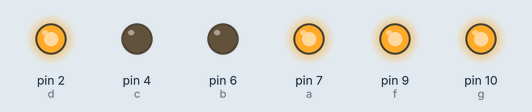
Simulated run of this sketch. Board: Arduino Uno, built with avr-gcc and run on an emulated ATmega328P. On the bench: output pins drawn as LEDs (lit = HIGH). Pins used as bus, display or sensor lines are not drawn.

Above: at 0.2 s.
At 1.2 s:
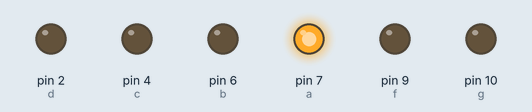
At 2.5 s:
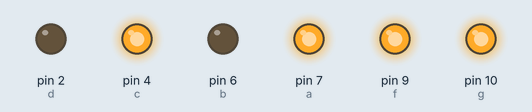
At 3.5 s:
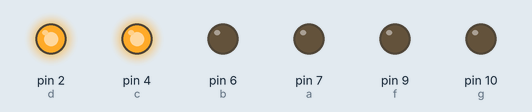
At 4.5 s:
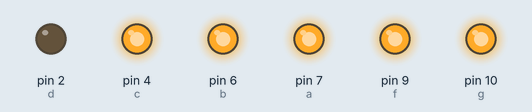
At 8.0 s:
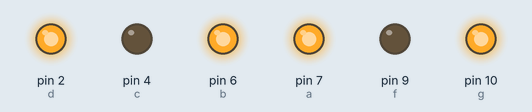
Timing chart, 0 to 11.7 s (numbered marks = the images above):
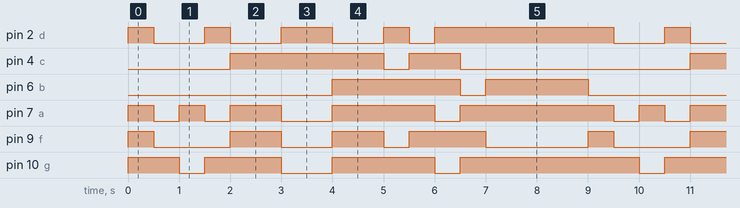

Measured:
- by itself, pin 2 (d): repeats every 9.0 s: LOW 1.0 s, HIGH 0.50 s, LOW 1.0 s, HIGH 1.0 s, LOW 1.0 s, HIGH 0.50 s, LOW 0.50 s, HIGH 3.5 s
- by itself, pin 4 (c): repeats every 9.0 s: LOW 0.50 s, HIGH 1.0 s, LOW 4.5 s, HIGH 3.0 s
- by itself, pin 6 (b): repeats every 9.0 s: LOW 0.50 s, HIGH 2.0 s, LOW 4.0 s, HIGH 2.5 s
- by itself, pin 7 (a): repeats every 9.0 s: LOW 0.50 s, HIGH 0.50 s, LOW 0.50 s, HIGH 1.0 s, LOW 1.0 s, HIGH 2.0 s, LOW 0.50 s, HIGH 3.0 s
- by itself, pin 9 (f): repeats every 9.0 s: LOW 1.5 s, HIGH 1.0 s, LOW 1.0 s, HIGH 1.0 s, LOW 0.50 s, HIGH 1.5 s, LOW 2.0 s, HIGH 0.50 s
- by itself, pin 10 (g): repeats every 9.0 s: LOW 0.50 s, HIGH 1.5 s, LOW 1.0 s, HIGH 2.0 s, LOW 0.50 s, HIGH 3.5 s

The sketch:

FullName.ino
```cpp
const int a = 7;
const int b = 6;
const int c = 4;
const int d = 2;
const int e = 1;
const int f = 9;
const int g = 10;
const int decimal = 5;

void setup()
{
Serial.begin(9600);
pinMode(a,OUTPUT);
pinMode(b,OUTPUT);
pinMode(c,OUTPUT);
pinMode(d,OUTPUT);
pinMode(e,OUTPUT);
pinMode(f,OUTPUT);
pinMode(g,OUTPUT);
pinMode(decimal,OUTPUT);
}

void loop()
{
digitalWrite(a,HIGH);
digitalWrite(b,HIGH);
digitalWrite(c,HIGH);
digitalWrite(d,HIGH);
digitalWrite(e,HIGH);
digitalWrite(f,HIGH);
digitalWrite(g,HIGH);
digitalWrite(decimal,HIGH);

// E
digitalWrite(a,HIGH);
digitalWrite(b,LOW);
digitalWrite(c,LOW);
digitalWrite(d,HIGH);
digitalWrite(e,HIGH);
digitalWrite(f,HIGH);
digitalWrite(g,HIGH);
digitalWrite(decimal,LOW);
delay(500);

// R
digitalWrite(a,LOW);
digitalWrite(b,LOW);
digitalWrite(c,LOW);
digitalWrite(d,LOW);
digitalWrite(e,HIGH);
digitalWrite(f,LOW);
digitalWrite(g,HIGH);
digitalWrite(decimal,LOW);
delay(500);

// I
digitalWrite(a,HIGH);
digitalWrite(b,LOW);
digitalWrite(c,LOW);
digitalWrite(d,LOW);
digitalWrite(e,HIGH);
digitalWrite(f,LOW);
digitalWrite(g,LOW);
digitalWrite(decimal,LOW);
delay(500);

// C
digitalWrite(a,LOW);
digitalWrite(b,LOW);
digitalWrite(c,LOW);
digitalWrite(d,HIGH);
digitalWrite(e,HIGH);
digitalWrite(f,LOW);
digitalWrite(g,HIGH);
digitalWrite(decimal,LOW);
delay(500);

// K
digitalWrite(a,HIGH);
digitalWrite(b,LOW);
digitalWrite(c,HIGH);
digitalWrite(d,LOW);
digitalWrite(e,HIGH);
digitalWrite(f,HIGH);
digitalWrite(g,HIGH);
digitalWrite(decimal,LOW);
delay(1000);

// V
digitalWrite(a,LOW);
digitalWrite(b,LOW);
digitalWrite(c,HIGH);
digitalWrite(d,HIGH);
digitalWrite(e,HIGH);
digitalWrite(f,LOW);
digitalWrite(g,LOW);
digitalWrite(decimal,LOW);
delay(1000);


// A
digitalWrite(a,HIGH);
digitalWrite(b,HIGH);
digitalWrite(c,HIGH);
digitalWrite(d,LOW);
digitalWrite(e,HIGH);
digitalWrite(f,HIGH);
digitalWrite(g,HIGH);
digitalWrite(decimal,LOW);
delay(1000);


// Z
digitalWrite(a,HIGH);
digitalWrite(b,HIGH);
digitalWrite(c,LOW);
digitalWrite(d,HIGH);
digitalWrite(e,HIGH);
digitalWrite(f,LOW);
digitalWrite(g,HIGH);
digitalWrite(decimal,LOW);
delay(500);


// Q
digitalWrite(a,HIGH);
digitalWrite(b,HIGH);
digitalWrite(c,HIGH);
digitalWrite(d,LOW);
digitalWrite(e,LOW);
digitalWrite(f,HIGH);
digitalWrite(g,HIGH);
digitalWrite(decimal,LOW);
delay(500);


// U
digitalWrite(a,LOW);
digitalWrite(b,HIGH);
digitalWrite(c,HIGH);
digitalWrite(d,HIGH);
digitalWrite(e,HIGH);
digitalWrite(f,HIGH);
digitalWrite(g,LOW);
digitalWrite(decimal,LOW);
delay(500);

// E
digitalWrite(a,HIGH);
digitalWrite(b,LOW);
digitalWrite(c,LOW);
digitalWrite(d,HIGH);
digitalWrite(e,HIGH);
digitalWrite(f,HIGH);
digitalWrite(g,HIGH);
digitalWrite(decimal,LOW);
delay(500);


// Z
digitalWrite(a,HIGH);
digitalWrite(b,HIGH);
digitalWrite(c,LOW);
digitalWrite(d,HIGH);
digitalWrite(e,HIGH);
digitalWrite(f,LOW);
digitalWrite(g,HIGH);
digitalWrite(decimal,LOW);
delay(2000);
}
```
